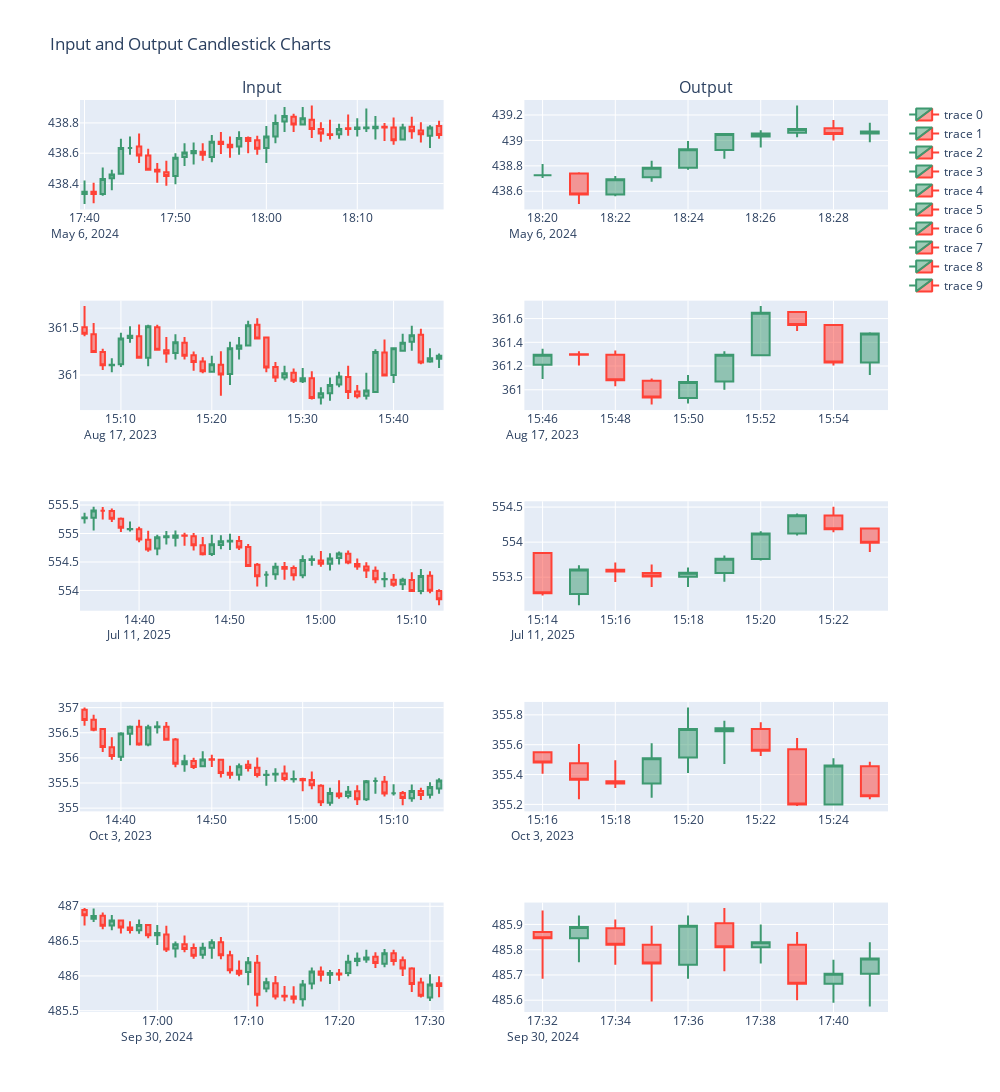

The code cell stored with this chart in its notebook:
### Markdown cell above
### As a sanity check, we visualize Input and Outputs generated thus far:

### Code cell
# Plot the input and the output next to each other, for 5 random entries. Have the inputs on the left, the outputs on the right, and lay out the entries vertically.

import random
# import matplotlib.pyplot as plt

from pandas import DataFrame
import plotly.graph_objects as go
from plotly.subplots import make_subplots

from analysis.analyzers.multi_ticker_data_loader import InputOutput

# from datetime import datetime


inputs_outputs_to_sample_from: list[InputOutput] = m.data['QQQ']['labeled']

num_samples: int = 5

fig: go.Figure = make_subplots(rows=num_samples, cols=2, subplot_titles=('Input', 'Output'))

sample_counter: int = 0
for i in random.sample(range(len(inputs_outputs_to_sample_from)), num_samples):
    input_output: InputOutput = inputs_outputs_to_sample_from[i]
    
    input: DataFrame = input_output['input']

    input_fig = go.Figure(
        data=[
            go.Candlestick(
                x=input['date'],
                open=input['open'],
                high=input['high'],
                low=input['low'],
                close=input['close']
            )
        ]
    )

    output_fig = go.Figure(
        data=[
            go.Candlestick(
                x=input_output['output']['date'],
                open=input_output['output']['open'],
                high=input_output['output']['high'],
                low=input_output['output']['low'],
                close=input_output['output']['close']
            )
        ]
    )

    sample_counter += 1
    for trace in input_fig.data:
        fig.add_trace(trace, row=sample_counter, col=1)
    for trace in output_fig.data:
        fig.add_trace(trace, row=sample_counter, col=2)

_: go.Figure = fig.update_layout(
    height=300*num_samples,
    width=1000,
    title_text="Input and Output Candlestick Charts"
)

_: go.Figure = fig.update_xaxes(rangeslider_visible=False)

fig.show()
